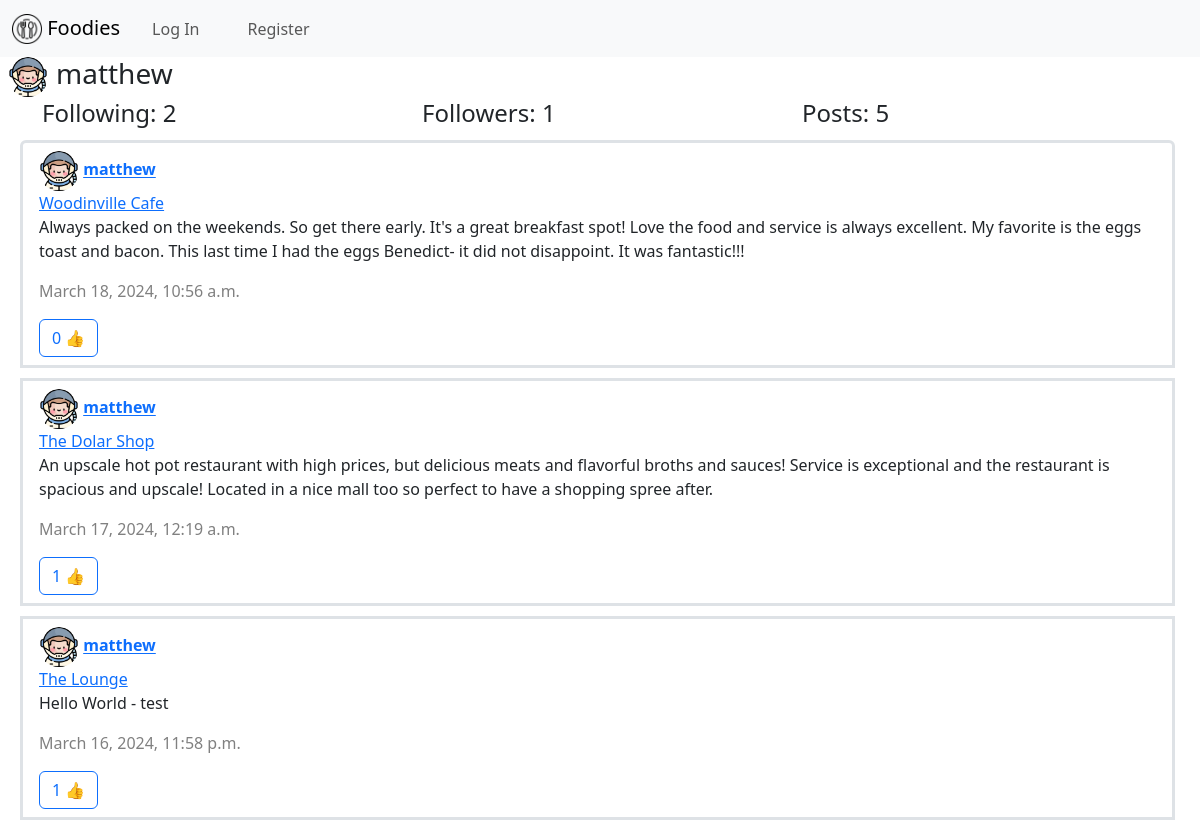
The app's page /profile/3 (upper part), older data.
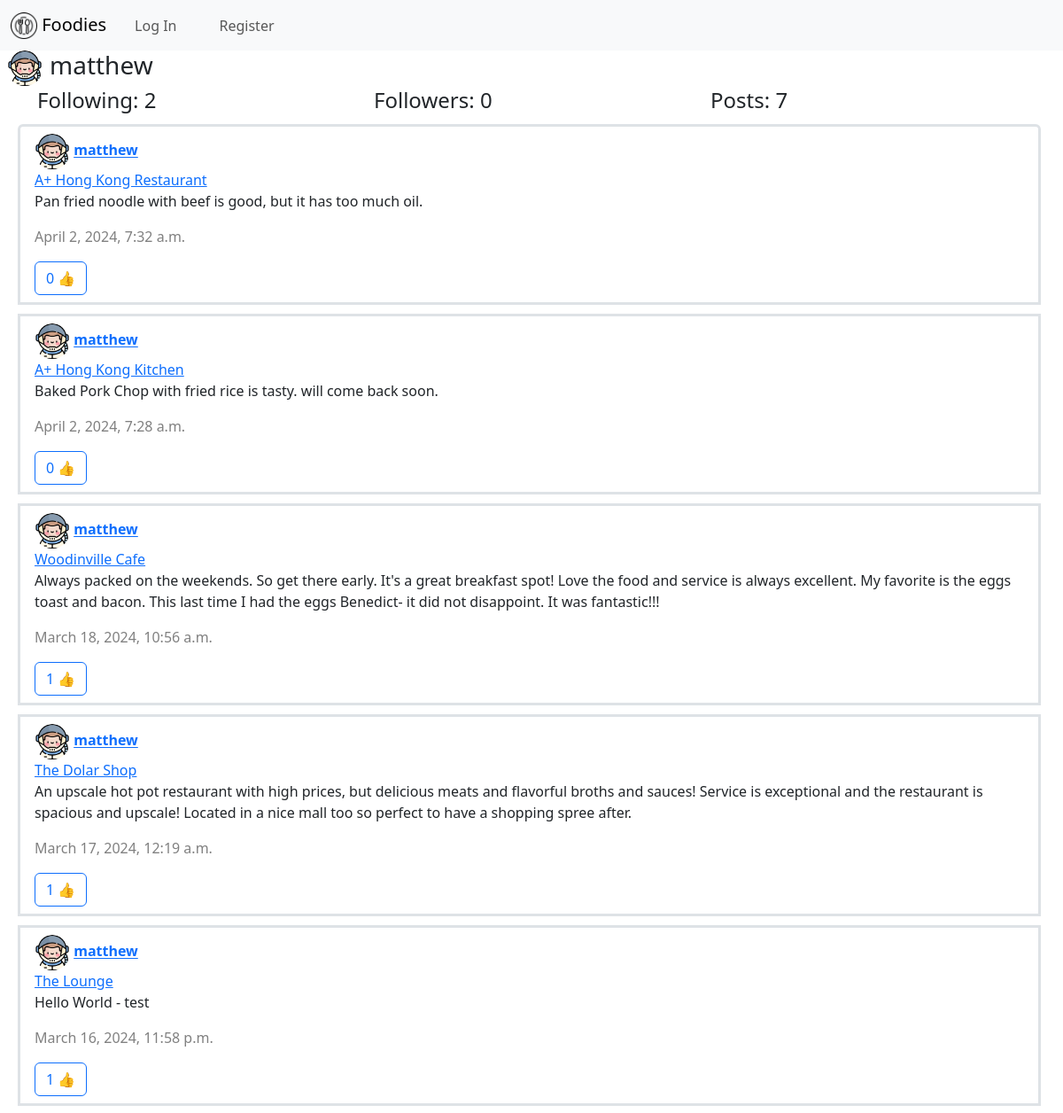
The same page, newer data.
### restaurant/models.py (models this page shows, shortened)
class User(AbstractUser):
    pass

class Profile(models.Model):
    user = models.OneToOneField(User, primary_key=True, on_delete=models.CASCADE)
    name = models.CharField(max_length=200, null=True)
    phone = models.CharField(max_length=200, null=True, blank=True)
    profile_pic = models.ImageField(default="profile.png")
    date_created = models.DateTimeField(auto_now_add=True, null=True)

class Post(models.Model):
    user = models.ForeignKey(User, on_delete=models.CASCADE, related_name="user")
    restaurant = models.ForeignKey(Restaurant, on_delete=models.CASCADE, related_name="restaurant")
    content = models.CharField(max_length=1000)
    timestamp = models.DateTimeField(auto_now_add=True)
    like = models.ManyToManyField(User, blank=True, related_name="likes")

class Restaurant(models.Model):
    category = models.ForeignKey(Category, on_delete=models.CASCADE, blank=True, null=True, related_name="category")
    name = models.CharField(max_length=200, blank=False)
    address = models.CharField(max_length=200, blank=False)
    owner = models.ForeignKey(User, on_delete=models.CASCADE, blank=True, null=True, related_name="owner")

### restaurant/views.py (the view)
# urls.py: path("profile/<int:user_id>", views.profile, name="profile"),
def profile(request, user_id):
    posts = Post.objects.filter(user=user_id).order_by("id").reverse()
    p = Paginator(posts, 10)
    print(p.page_range)
    page_number = request.GET.get('page')
    if page_number == None:
        current_page = 1
    else:
        current_page = int(page_number)
    try:
        page_obj = p.get_page(page_number)
    except PageNotAnInteger:
        page_obj = p.page(1)
    except EmptyPage:
        page_obj = p.page(p.num_pages)
    user = User.objects.get(pk=user_id)
    followers = Follow.objects.filter(poster_follower=user.id).count()
    following = Follow.objects.filter(poster=user.id).count()
    try:
        followOrNot = Follow.objects.filter(poster_follower=user.id).filter(poster=request.user.id)
        if len(followOrNot) != 0:
            isFollowing = True
        else:
            isFollowing = False
    except:
        isFollowing = False
    foodie = User.objects.get(pk=user_id)
    return render(request, "restaurant/profile.html", {
        "posts": posts,
        "page_obj": page_obj,
        "username": user.username,
        "foodie": foodie,
        "followers": followers,
        "following": following,
        "isFollowing": isFollowing,
        "current_page": current_page,
    })

### restaurant/templates/restaurant/profile.html (shortened to what this page needs)
{% extends "restaurant/layout.html" %}
{% load static %}
{% block body %}
    <div class="d-flex justify-content-start mx-2">
        <img class"profile-pic mx-2" id="profile-pic" src="{{ foodie.profile.profile_pic.url }}"/>
        <h3 class="mx-2"> {{ username }} </h3>
    </div>
    <div class="container">
        <div class="row d-flex justify-content-center">
            <h4 class="col-4">Following: {{ following }}</h4>
            <h4 class="col-4">Followers: {{ followers }}</h4>
            <h4 class="col-4">Posts: {{ posts.count }}</h4>
        </div>
    </div>
    <div id="posts-detail-view">
        <ul class="list-group">
            {% for post in page_obj.object_list %}
                <li class="list-group-item border-3" data-id="{{ post.id }}">
                    <img class"profile-pic" id="profile-pic" src="{{ post.user.profile.profile_pic.url }}"/>
                    <a href="{% url 'profile' post.user.id %}"><strong> {{ post.user }}</strong></a>
                    <br>
                    <a href="#"> {{post.restaurant.name }}</a>
                    <p id="post-text"> {{ post.content }} </p>
                    <p id="post-timestamp"> {{ post.timestamp }} </p>
                    {% if user in post.like.all %}
                        <button type="button" class="btn btn-outline-danger" id="like"> <span id="number"> {{ post.like.all.count }} </span> &#128077;</button>
                    {% else %}
                        <button type="button" class="btn btn-outline-primary" id="like"> <span id="number"> {{ post.like.all.count }} </span> &#128077;</button>
                    {% endif %}
                </li>
            {% endfor %}
        </ul>
    </div>
{% endblock %}

### restaurant/templates/restaurant/layout.html (shortened to what this page needs)
{% load static %}
<!DOCTYPE html>
<html lang="en">
    <head>
        <link href="{% static 'restaurant/styles.css' %}" rel="stylesheet">
        <link rel="stylesheet" href="https://stackpath.bootstrapcdn.com/bootstrap/4.4.1/css/bootstrap.min.css">
        <link href="https://cdn.jsdelivr.net/npm/bootstrap@5.3.3/dist/css/bootstrap.min.css" rel="stylesheet">
        <link rel="stylesheet" href="https://use.fontawesome.com/releases/v5.0.10/css/all.css">
        <link rel="stylesheet" href="https://unpkg.com/leaflet@1.9.4/dist/leaflet.css" />
        <link rel="stylesheet" href="https://unpkg.com/leaflet@1.2.0/dist/leaflet.css" />
        <link rel="stylesheet" href="https://unpkg.com/leaflet-routing-machine@latest/dist/leaflet-routing-machine.css" />
        <link rel="stylesheet" href="https://unpkg.com/leaflet-control-geocoder/dist/Control.Geocoder.css" />
    </head>
    <body>
        <body class="vh-100">
            <nav class="navbar navbar-expand-lg bg-light bg-body-tertiary">
                    <div class="container-fluid">
                        <a class="navbar-brand fs-5" href="{% url 'index' %}">
                            <img src="{% static "images/favicon.png" %}" alt="logo" width="30" height="30" class="d-inline-block align-text-top">
                            Foodies
                        </a>
                        <div class="sidebar offcanvas offcanvas-start" tabindex="-1" id="offcanvasNavbar" aria-labelledby="offcanvasNavbarLabel">
                            <div class="offcanvas-body">
                                <ul class="navbar-nav justify-content-start flex-grow-1 pe-3">
                                    {% if user.is_authenticated %}
                                        <li class="nav-item mx-2">
                                            <a class="nav-link" href="{% url 'index' %}">All Reviews</a>
                                        </li>
                                        <li class="nav-item mx-2">
                                            <a class="nav-link" href="{% url 'createReview' %}">Write A Review</a>
                                        </li>
                                        <li class="nav-item mx-2">
                                            <a class="nav-link" href="{% url 'new_restaurant' %}">Add A New Restaurant</a>
                                        </li>
                                        <li class="nav-item mx-2">
                                            <a class="nav-link" href="{% url 'following' %}">Following</a>
                                        </li>
                                        <li class="nav-item mx-2">
                                            <a class="nav-link" href="{% url 'logout' %}">Log Out</a>
                                        </li>
                                    {% else %}
                                        <div class="d-flex justify-content-center align-items-center gap-3">
                                            <li class="nav-item mx-2">
                                                <a class="nav-link" href="{% url 'login' %}">Log In</a>
                                            </li>
                                            <li class="nav-item mx-2">
                                                <a class="nav-link" href="{% url 'register' %}">Register</a>
                                            </li>
                                        </div>
                                    {% endif %}
                                </ul>
                            </div>
                        </div>
                    </div>
              </nav>
        </body>
        <div class="body">
            {% block body %}
            {% endblock %}
        </div>
    </body>
</html>

### restaurant/static/restaurant/styles.css (style rules this page uses)
#like { margin: 0px 3px 0px 0px; }
.list-group-item { margin: 5px 20px; }
#post-timestamp { color: gray; }
#profile-pic { width: 40px; height:40px; border-radius: 50%; }
body { height: 100%; }
html, body { height: 100%; }
.nav-link { position: relative; }
.nav-link::after { content: ''; opacity: 0; transition: all 0.2s; height: 2px; width: 100%; background-color: blue; position: absolute; bottom: 0; left: 0; }
ul { height: 100%; padding: 0px 5px 0px 20px; }
a { color: gray; }

Row changes from the older to the newer data that the page shows:
added Post: user.profile.profile_pic (picture), user "matthew", restaurant.name "A+ Hong Kong Restaurant", content "Pan fried noodle with beef is good, but it has too much oil.", timestamp "April 2, 2024, 7:32 a.m.", like.all.count "0"
added Post: user.profile.profile_pic (picture), user "matthew", restaurant.name "A+ Hong Kong Kitchen", content "Baked Pork Chop with fried rice is tasty. will come back soon.", timestamp "April 2, 2024, 7:28 a.m.", like.all.count "0"
changed Post "March 18, 2024, 10:56 a.m.": like.all.count "0" → "1"
Text that changed along with them:
{{ followers }}: "1" → "0"
{{ posts.count }}: "5" → "7"
